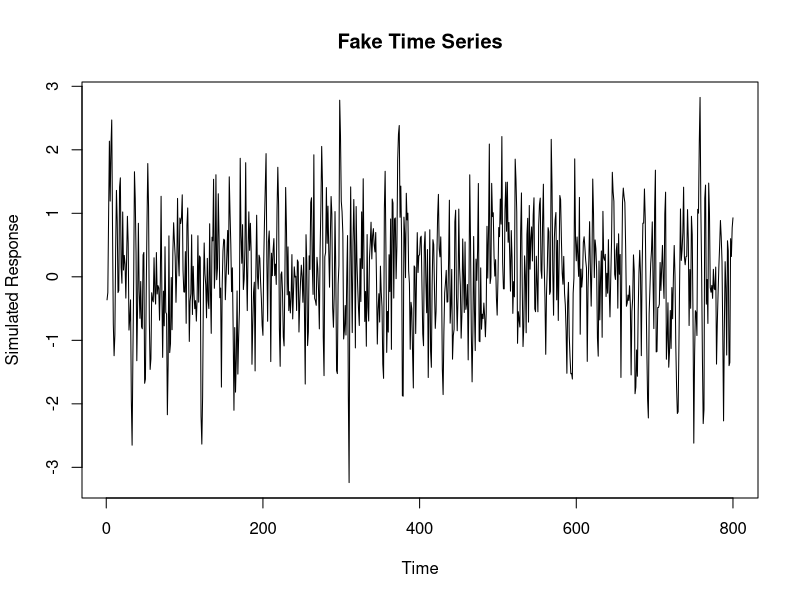
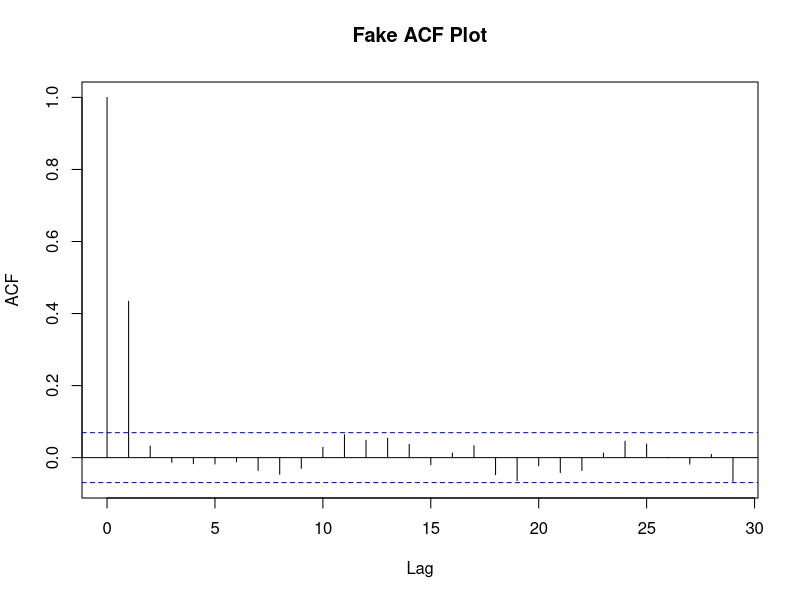

The R source for these figures, in order: (Note: this script raises an error after producing the figures.)
## ---- chunk 1
knitr::opts_chunk$set(echo = TRUE)
## ---- chunk 2
#looks at the Western Pine Trees
set.seed(123456)
simz <- arima.sim(n = 800, list(ma=c(2,0)),sd = 0.4 )
plot(simz, main = "Fake Time Series", ylab = "Simulated Response", xlab = "Time")
acf(simz, main = "Fake ACF Plot") #SACF plot

## ---- chunk 3
polyroot(ar.2)
